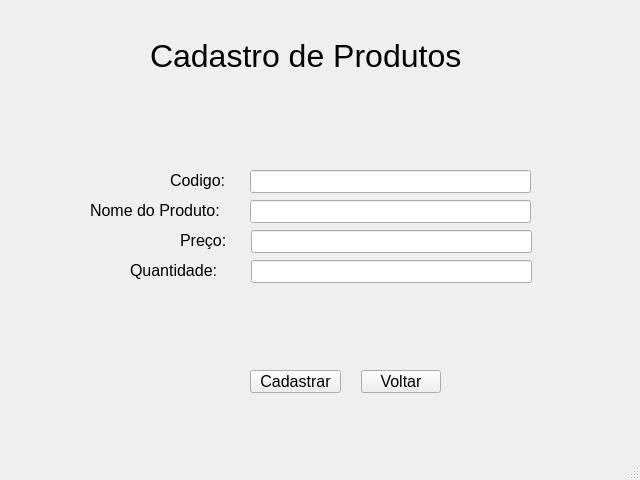
<?xml version="1.0" encoding="UTF-8"?>
<ui version="4.0">
 <class>MainWindow</class>
 <widget class="QMainWindow" name="MainWindow">
  <property name="geometry">
   <rect>
    <x>0</x>
    <y>0</y>
    <width>640</width>
    <height>480</height>
   </rect>
  </property>
  <property name="windowTitle">
   <string>MainWindow</string>
  </property>
  <widget class="QWidget" name="centralwidget">
   <widget class="QLabel" name="titulo">
    <property name="geometry">
     <rect>
      <x>150</x>
      <y>30</y>
      <width>351</width>
      <height>51</height>
     </rect>
    </property>
    <property name="font">
     <font>
      <pointsize>24</pointsize>
     </font>
    </property>
    <property name="text">
     <string>Cadastro de Produtos</string>
    </property>
   </widget>
   <widget class="QLineEdit" name="lineEdit">
    <property name="geometry">
     <rect>
      <x>250</x>
      <y>200</y>
      <width>281</width>
      <height>23</height>
     </rect>
    </property>
   </widget>
   <widget class="QLabel" name="label_2">
    <property name="geometry">
     <rect>
      <x>90</x>
      <y>200</y>
      <width>161</width>
      <height>20</height>
     </rect>
    </property>
    <property name="font">
     <font>
      <pointsize>12</pointsize>
     </font>
    </property>
    <property name="text">
     <string>Nome do Produto:</string>
    </property>
   </widget>
   <widget class="QLineEdit" name="lineEdit_2">
    <property name="geometry">
     <rect>
      <x>251</x>
      <y>230</y>
      <width>281</width>
      <height>23</height>
     </rect>
    </property>
   </widget>
   <widget class="QLabel" name="label_3">
    <property name="geometry">
     <rect>
      <x>180</x>
      <y>230</y>
      <width>61</width>
      <height>20</height>
     </rect>
    </property>
    <property name="font">
     <font>
      <pointsize>12</pointsize>
     </font>
    </property>
    <property name="text">
     <string>Preço:</string>
    </property>
   </widget>
   <widget class="QLineEdit" name="lineEdit_3">
    <property name="geometry">
     <rect>
      <x>251</x>
      <y>260</y>
      <width>281</width>
      <height>23</height>
     </rect>
    </property>
   </widget>
   <widget class="QLabel" name="label_4">
    <property name="geometry">
     <rect>
      <x>130</x>
      <y>260</y>
      <width>101</width>
      <height>20</height>
     </rect>
    </property>
    <property name="font">
     <font>
      <pointsize>12</pointsize>
     </font>
    </property>
    <property name="text">
     <string>Quantidade:</string>
    </property>
   </widget>
   <widget class="QPushButton" name="pushButton_2">
    <property name="geometry">
     <rect>
      <x>361</x>
      <y>370</y>
      <width>80</width>
      <height>23</height>
     </rect>
    </property>
    <property name="font">
     <font>
      <pointsize>12</pointsize>
     </font>
    </property>
    <property name="cursor">
     <cursorShape>PointingHandCursor</cursorShape>
    </property>
    <property name="text">
     <string>Voltar</string>
    </property>
   </widget>
   <widget class="QPushButton" name="pushButton">
    <property name="geometry">
     <rect>
      <x>250</x>
      <y>370</y>
      <width>91</width>
      <height>23</height>
     </rect>
    </property>
    <property name="font">
     <font>
      <pointsize>12</pointsize>
     </font>
    </property>
    <property name="cursor">
     <cursorShape>PointingHandCursor</cursorShape>
    </property>
    <property name="text">
     <string>Cadastrar</string>
    </property>
   </widget>
   <widget class="QLineEdit" name="lineEdit_4">
    <property name="geometry">
     <rect>
      <x>250</x>
      <y>170</y>
      <width>281</width>
      <height>23</height>
     </rect>
    </property>
   </widget>
   <widget class="QLabel" name="label_5">
    <property name="geometry">
     <rect>
      <x>170</x>
      <y>170</y>
      <width>61</width>
      <height>20</height>
     </rect>
    </property>
    <property name="font">
     <font>
      <pointsize>12</pointsize>
     </font>
    </property>
    <property name="text">
     <string>Codigo:</string>
    </property>
   </widget>
  </widget>
  <widget class="QMenuBar" name="menubar">
   <property name="geometry">
    <rect>
     <x>0</x>
     <y>0</y>
     <width>640</width>
     <height>20</height>
    </rect>
   </property>
  </widget>
  <widget class="QStatusBar" name="statusbar"/>
 </widget>
 <resources/>
 <connections/>
</ui>
